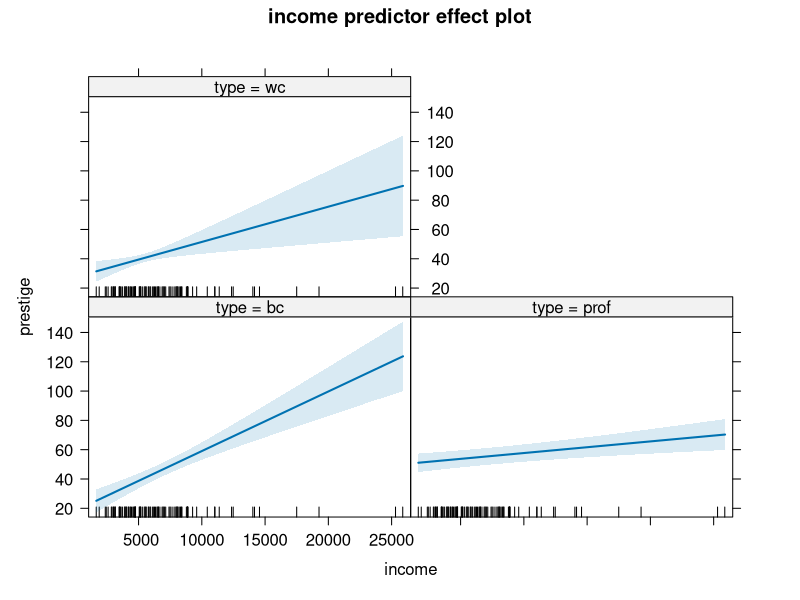
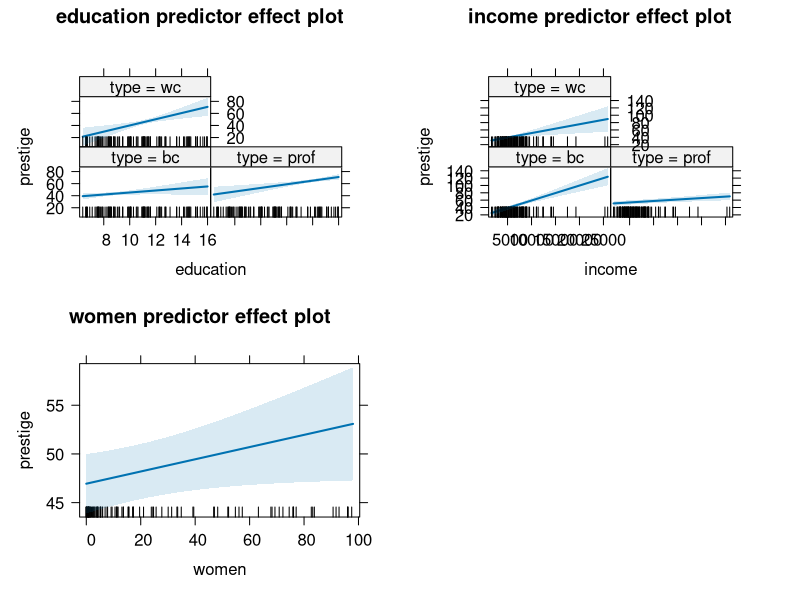
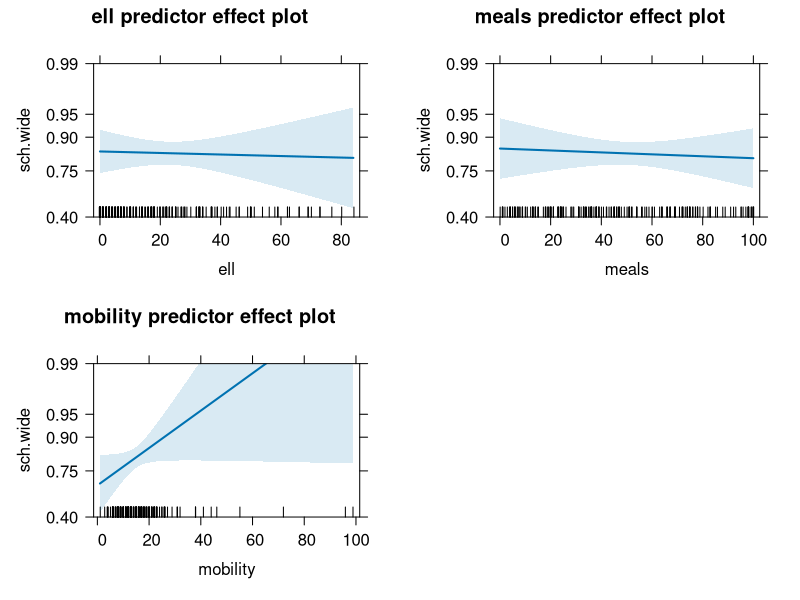

The R script that drew these images, in order:
library(effects)


### Name: predictorEffects
### Title: Functions For Computing Predictor Effects
### Aliases: predictorEffect predictorEffect.svyglm predictorEffect.default
###   predictorEffects predictorEffects.default
### Keywords: hplot models

### ** Examples

mod <- lm(prestige ~ type*(education + income) + women, Prestige)
plot(predictorEffect("income", mod))
plot(predictorEffects(mod, ~ education + income + women))

# svyglm() example (adapting an example from the survey package)
## No test: 
if (require(survey)){
  data(api)
  dstrat<-svydesign(id=~1, strata=~stype, weights=~pw,
    data=apistrat, fpc=~fpc)
  mod <- svyglm(sch.wide ~ ell + meals + mobility, design=dstrat,
    family=quasibinomial())
  plot(predictorEffects(mod),
    axes=list(y=list(lim=log(c(0.4, 0.99)/c(0.6, 0.01)),
      ticks=list(at=c(0.4, 0.75, 0.9, 0.95, 0.99)))))
}
## End(No test)
